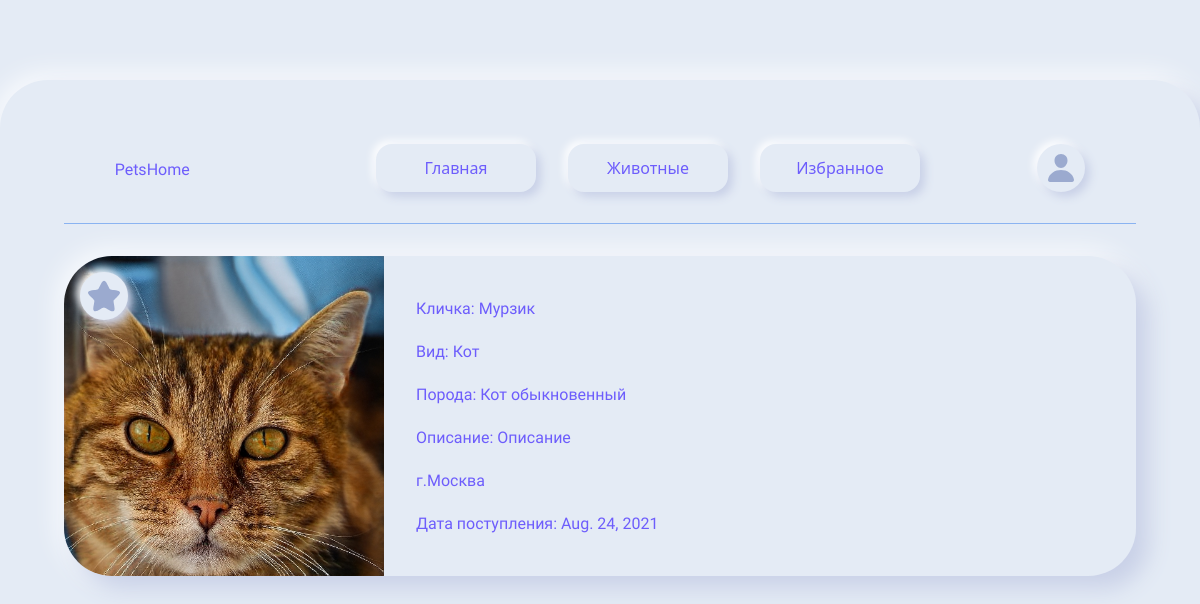
The app's page /pets/1/ with its own data.
### pets/models.py (models this page shows, shortened)
class Pet(models.Model):
    name = models.CharField(max_length=50)
    breed = models.ForeignKey(Breed, on_delete=models.CASCADE, blank=True)
    description = models.TextField()
    date = models.DateField()
    pet_view = models.ForeignKey(PetView, on_delete=models.CASCADE)
    photo = models.ImageField(upload_to='media/')
    city = models.ForeignKey(City, on_delete=models.CASCADE, blank=True)
    users = models.ManyToManyField(User, related_name='favorite_posts', blank=True, null=True)

class PetView(models.Model):
    pet_view = models.CharField(max_length=50)
    def __str__(self):
        return self.pet_view

class Breed(models.Model):
    breed_name = models.CharField(max_length=100)
    def __str__(self):
        return self.breed_name

class City(models.Model):
    city = models.CharField(max_length=50)
    def __str__(self):
        return self.city

### pets/views.py (the view)
# urls.py: path('pets/<str:pk>/', PetView.as_view(), name='pet-detail'),
class PetView(DetailView):
    model = Pet
    template_name = "pet_detail.html"
    context_object_name = "pet"

### pets/templates/pet_detail.html (shortened to what this page needs)
{% extends 'index.html' %}
{% block styles %}
    {% load static %}
    <link rel="stylesheet" href="{% static 'css/pet_detail.css' %}">
{% endblock styles %}
{% block content %}
    <div class="pet-container">
        <div class="card-btn">
        </div>
        <img src="{{ pet.photo.url }}" alt="">
        <div class="pet-info">
            <p class="pet-name">Кличка: {{ pet.name }}</p>
            <p class="pet-view">Вид: {{ pet.pet_view }}</p>
            <p class="pet-breed">Порода: {{ pet.breed }}</p>
            <p class="pet-description">Описание: {{ pet.description }}</p>
            <p class="pet-city">г.{{ pet.city }}</p>
            <p class="pet-date">Дата поступления: {{ pet.date }}</p>
        </div>
    </div>
{% endblock content %}

### static/css/index.css (style rules this page uses)
* { margin: 0; padding: 0; box-sizing: border-box; font-family: "Segoe UI", Tahoma, Geneva, Verdana, sans-serif; }
html { background: var(--greyLight-1); font-size: 100%; }
:root { --primary-light: #8abdff; --primary: #6d5dfc; --primary-dark: #5b0eeb; --white: #FFFFFF; --greyLight-1: #E4EBF5; --greyLight-2: #c8d0e7; --greyLight-3: #bec8e4; --greyDark: #9baacf; }

### static/css/pet_detail.css (style rules this page uses)
.pet-container { position: relative; display: flex; margin-top: 2em; width: 67em; min-height: 20em; border-radius: 3rem; box-shadow: 0.8rem 0.8rem 1.4rem var(--greyLight-2), -0.2rem -0.2rem 1.8rem var(--white); align-items: center; }
.pet-container img { width: 20em; height: 20em; border-top-left-radius: 3rem; border-bottom-left-radius: 3rem; }
.pet-info { margin-left: 2em; color: var(--primary); }
.pet-info p { margin: 1.5em 0 1.5em 0; font-family: "Rampart One", cursive; }
.card-btn { position: absolute; top: 0.5em; left: 0.5em; width: 3rem; height: 3rem; border-radius: 50%; box-shadow: 0.3rem 0.3rem 0.6rem var(--greyLight-2), -0.2rem -0.2rem 0.5rem var(--white); display: flex; justify-content: center; align-items: center; font-size: 2rem; cursor: pointer; color: var(--greyDark); background: var(--greyLight-1); transition: all 0.5s ease; }
.card-btn svg { transition: all 0.5s ease; width: 1em; height: 1em; fill: var(--greyDark); }

### records on screen
Pet: photo (picture), name "Мурзик", pet_view "Кот", breed "Кот обыкновенный", description "Описание", city "Москва", date "Aug. 24, 2021"
